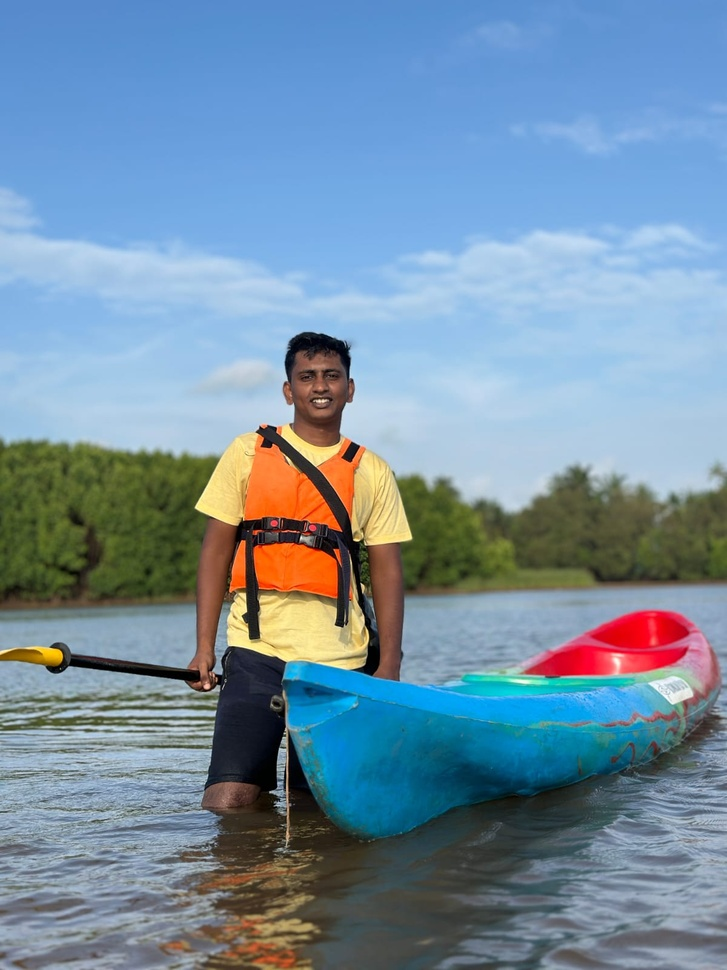
%> input picture WhatsApp Image 2025-09-07 at 11.30.02_057e64c9.jpg, 727 x 970 px, shrunk from 1200 x 1600 before the run
$ octave Q2_1_manual.m   (GNU Octave 9; MATLAB toolbox functions it lacks are replaced by stand-ins)
%> lines starting %> are read from the running program, lines starting %| are printed output that depends on the picture
% Q2.1 Manual Histogram Matching
clc; clear; close all;

[srcFile, srcPath] = uigetfile({'*.jpg;*.png;*.bmp'}, 'Select Source Image');
%> the answer given: WhatsApp Image 2025-09-07 at 11.30.02_057e64c9.jpg
[refFile, refPath] = uigetfile({'*.jpg;*.png;*.bmp'}, 'Select Reference Image');
%> the answer given: WhatsApp Image 2025-09-07 at 11.30.22_1406da76.jpg

I1 = im2gray(imread(fullfile(srcPath, srcFile))); % Source
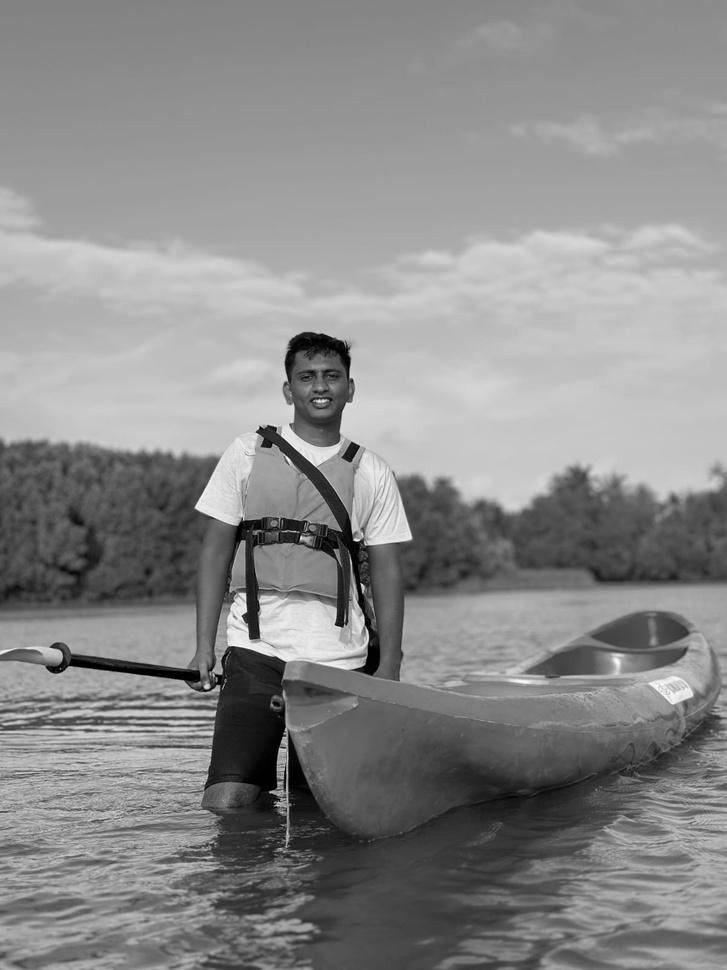
%> I1: size 970x727 uint8; min 0, max 252, mean 137.6
I2 = im2gray(imread(fullfile(refPath, refFile))); % Reference
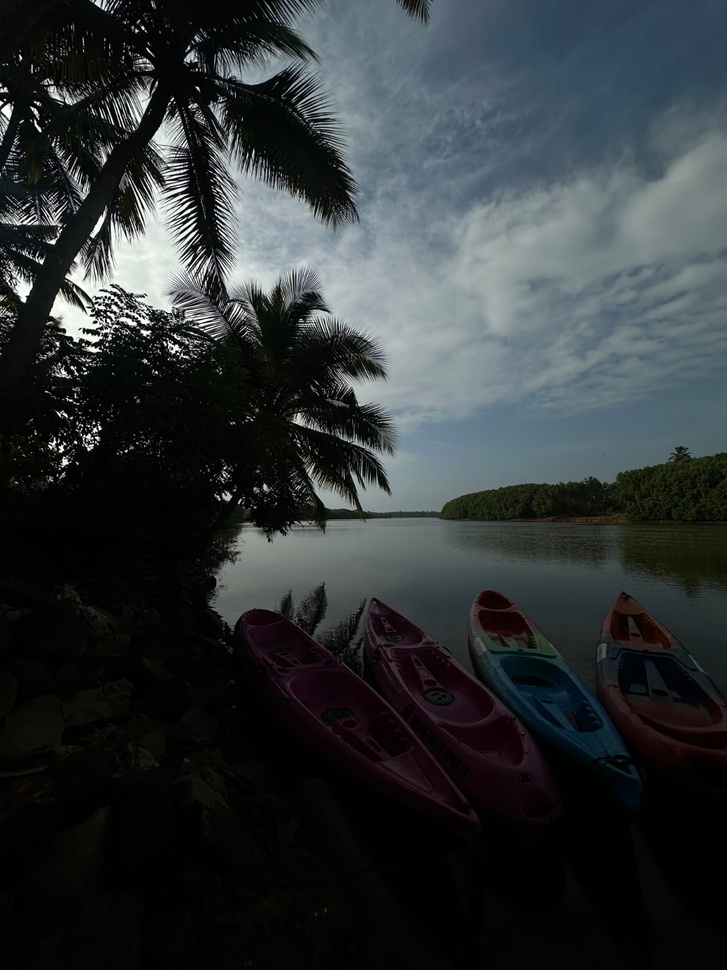
%> input picture WhatsApp Image 2025-09-07 at 11.30.22_1406da76.jpg, 727 x 970 px, shrunk from 1200 x 1600 before the run
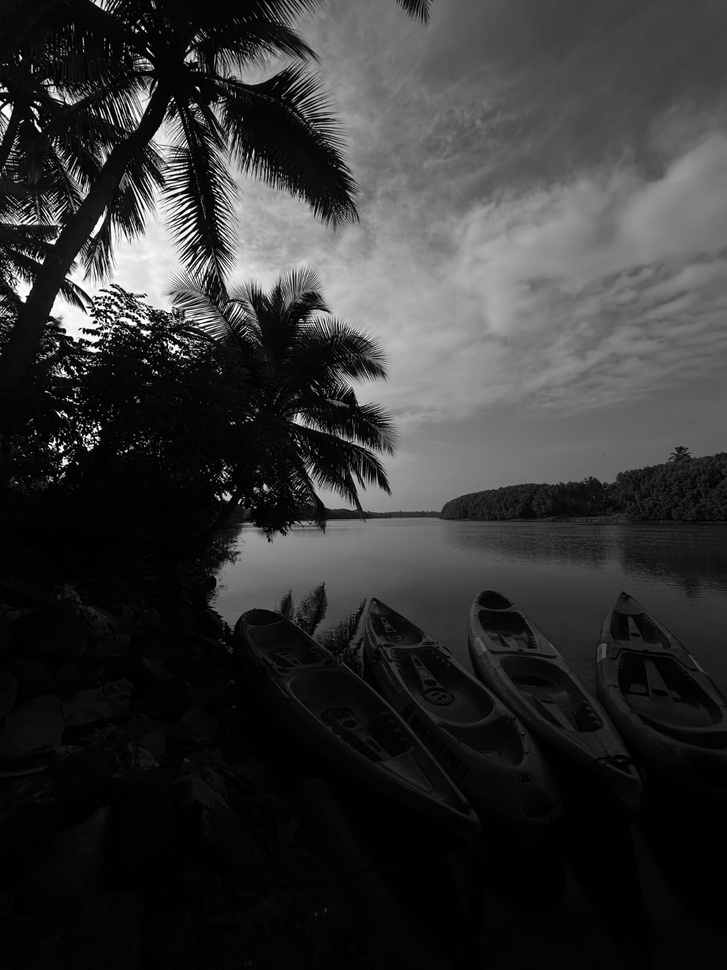
%> I2: size 970x727 uint8; min 0, max 255, mean 51.8

srcHist = imhist(I1);
%> srcHist = 256 values, max 12341 at index 158, min 0 at index 252, mean 2754.6
refHist = imhist(I2);
%> refHist = 256 values, max 72540 at index 2, min 137 at index 218, mean 2754.6

srcCdf = cumsum(srcHist) / numel(I1);
%> srcCdf = 256 values from 0.000282 to 1
refCdf = cumsum(refHist) / numel(I2);
%> refCdf = 256 values from 0.00684 to 1

map = zeros(256,1);
for i = 1:256
    [~, idx] = min(abs(srcCdf(i) - refCdf));
    map(i) = idx-1;
end
%> this loop made 256 passes
%> idx on passes 1 to 3: 1, 1, 1
%> after the loop, map = 256 values from 0 to 255

matched = map(double(I1)+1);
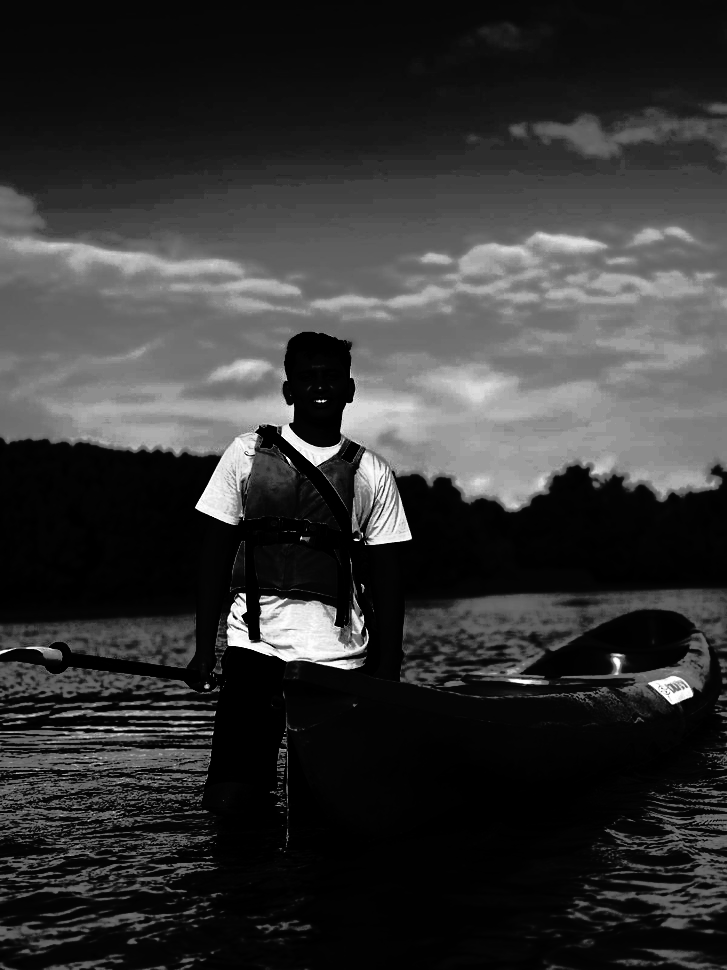
%> matched: size 970x727 double; min 0, max 255, mean 52.2

figure;
subplot(2,3,1), imshow(I1), title('Source');
subplot(2,3,2), imshow(I2), title('Reference');
subplot(2,3,3), imshow(uint8(matched)), title('Matched (Manual)');
subplot(2,3,4), imhist(I1), title('Source Hist');
subplot(2,3,5), imhist(I2), title('Reference Hist');
subplot(2,3,6), imhist(uint8(matched)), title('Matched Hist');
%> after `title('Matched Hist')`:
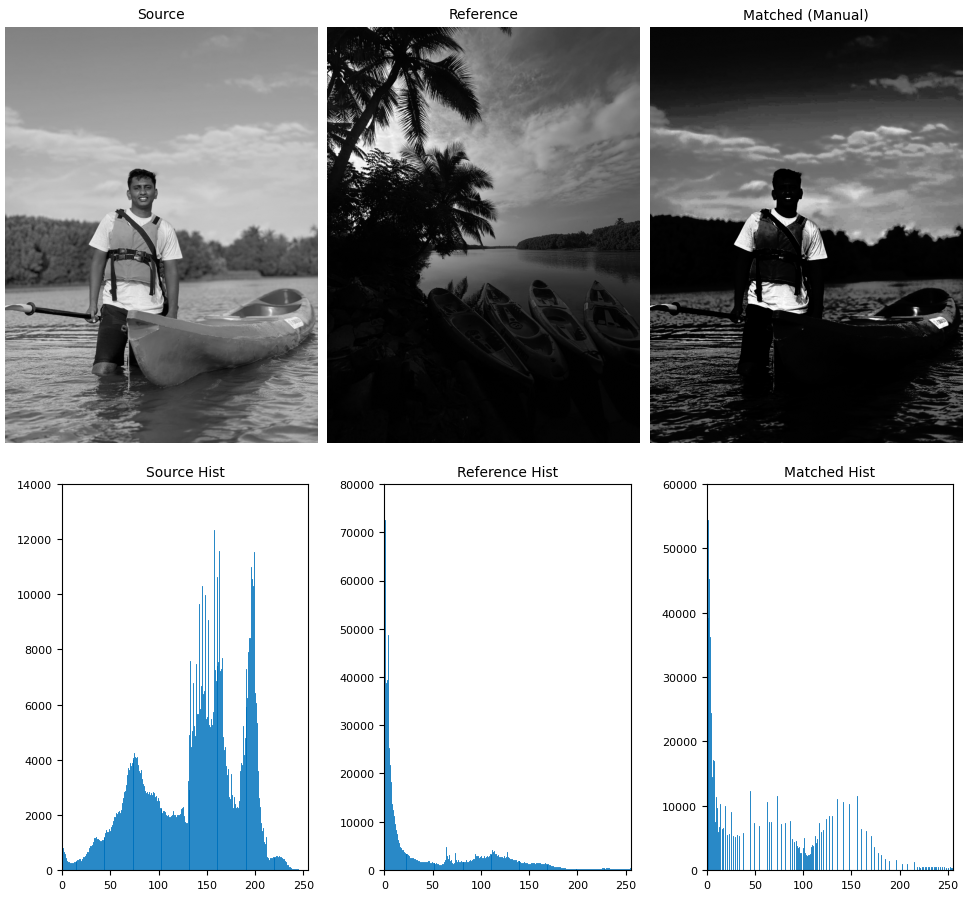
%> figure redrawn from the program's plot data, 6 panels
